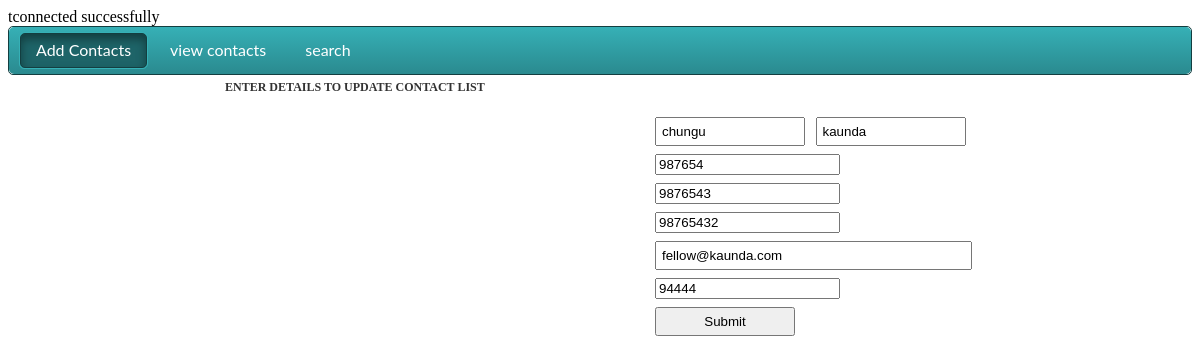
The app's page /update_form.php?id=52 (signed in) with its own data.
### tables this page shows
CREATE TABLE `new_record` (
  `id` int(50) NOT NULL,
  `fname` varchar(50) DEFAULT NULL,
  `lname` varchar(50) DEFAULT NULL,
  `phone1` varchar(50) DEFAULT NULL,
  `phone2` varchar(50) DEFAULT NULL,
  `phone3` varchar(50) DEFAULT NULL,
  `email` varchar(50) DEFAULT NULL,
  `whatsapp` varchar(50) DEFAULT NULL
);

### update_form.php (the view, shortened to what this page needs)
<?php
include("auth.php");
include("db_connect.php");
$errors = array();
$id = $_REQUEST['id'];
if (isset($_REQUEST['id'])) {
	$con = new mysqli('localhost', 'root', '', 'phone_book');
	$query = "select * from new_record where id = '$id'";
	$result = $con->query($query) or die("querry failed" . $con->error);
	while ($row = $result->fetch_assoc()) {
		$fname = $row['fname'];
		$lname = $row['lname'];
		$phone1 = $row['phone1'];
		$phone2 = $row['phone2'];
		$phone3 = $row['phone3'];
		$email = $row['email'];
		$whatsapp = $row['whatsapp'];
	}
}
?>
<html>
<head>
	<link type="text/css" rel="stylesheet" href="login/css/style.css">
</head>
<body>
	<div id='cssmenu'>
		<ul>
			<li class='active'><a href='index.php'><span>Add Contacts</span></a></li>
			<li><a href='table.php'><span>view contacts</span></a></li>
			<li><a href='search_form.php'><span>search</span></a></li>
			<li class='last'><a href='#'><span></span></a></li>
		</ul>
	</div>
	<div id="container">
		<div class="form">
			<h1>ENTER DETAILS TO UPDATE CONTACT LIST </h1>
			<form method="post" action="update_form.php">
				<table>
					<tr>
						<td colspan="2"><?php if (isset($successful)) {
														} ?></td>
					</tr>
					<tr>
						<td>
							<input type="text" name="fname" id="fname" placeholder="First Name" value="<?php if (isset($errors['fname'])) {
																																														echo $_POST['fname'];
																																													} else {
																																														echo $fname;
																																													} ?>">
						</td>
						<td>
							<input type="text" name="lname" id="lname" placeholder="Last Name" value="<?php if (isset($errors['lname'])) {
																																													echo $_POST['lname'];
																																												} else {
																																													echo $lname;
																																												}  ?>">
						</td>
					</tr>
					<tr>
						<td>
						</td>
						<td>
						</td>
					</tr>
					<tr">
						<td colspan="2"><input type="text" name="phone1" id="phone1" placeholder="Phone 1" value="<?php if (isset($errors['phone1'])) {
																																																				echo $_POST['phone1'];
																																																			} else {
																																																				echo $phone1;
																																																			} ?>"></td>
						<tr>
							<td colspan="2"><?php if (isset($errors['phone1'])) {
															} ?></td>
						</tr>
						<tr">
							<td colspan="2"><input type="text" name="phone2" id="phone1" placeholder="Phone 2" value="<?php if (isset($errors['phone2'])) {
																																																					echo $_POST['phone2'];
																																																				} else {
																																																					echo $phone2;
																																																				} ?>"></td>
							<tr>
								<td colspan="2"><?php if (isset($errors['phone2'])) {
																} ?></td>
							</tr>
							<tr">
								<td colspan="2"><input type="text" name="phone3" id="phone3" placeholder="Phone 3" value="<?php if (isset($errors['phone3'])) {
																																																						echo $_POST['phone3'];
																																																					} else {
																																																						echo $phone3;
																																																					} ?>"></td>
								<tr>
									<td colspan="2"><?php if (isset($errors['phone3'])) {
																	} ?></td>
								</tr>
								<tr">
									<td colspan="2"><input type="text" name="email" id="email" placeholder="E-mail Address" value="<?php if (isset($errors['email'])) {
																																																										echo $_POST['email'];
																																																									} else {
																																																										echo $email;
																																																									}  ?>"></td>
									<tr>
										<td colspan="2"><?php if (isset($errors['email'])) {
																		} ?></td>
									</tr>
									<tr">
										<td colspan="2"><input type="text" name="whatsapp" id="whatsapp" placeholder="whatsapp" value="<?php if (isset($errors['whatsapp'])) {
																																																											echo $_POST['whatsapp'];
																																																										} else {
																																																											echo $whatsapp;
																																																										}  ?>"></td>
										<tr>
											<td colspan="2"><?php if (isset($errors['whatsapp'])) {
																			} ?></td>
										</tr>
										<tr>
											<td><input type="submit" name="submit" id="submit" value="Submit"></td>
										</tr>
				</table>
			</form>
		</div>
		<div class="footer"></div>
	</div>
</body>
</html>

### login/css/style.css (style rules this page uses)
#container { width:760px; margin-left:auto; margin-right:auto; }
.form { overflow:hidden; padding:5px; }
.form table { margin-top:15px; float:right; }
#email, #pw, #cpw { width:317px; padding:5px; }
#fname, #lname { width:150px; padding:5px; }
#submit { width:140px; padding:5px; }
.footer { height:15px; }
h1 { font:Tahoma, Geneva, sans-serif; font-size:12px; color:#333; padding:0px; margin-top:0px; margin-bottom:0px; }
#cssmenu ul, #cssmenu li, #cssmenu a { list-style: none; margin: 0; padding: 0; border: 0; line-height: 1; font-family: 'Lato', sans-serif; }
#cssmenu { border: 1px solid #133e40; -webkit-border-radius: 5px; -moz-border-radius: 5px; -ms-border-radius: 5px; -o-border-radius: 5px; border-radius: 5px; width: auto; }
#cssmenu ul { zoom: 1; background: #36b0b6; background: -moz-linear-gradient(top, #36b0b6 0%, #2a8a8f 100%); background: -webkit-gradient(linear, left top, left bottom, color-stop(0%, #36b0b6), color-stop(100%, #2a8a8f)); background: -webkit-linear-gradient(top, #36b0b6 0%, #2a8a8f 100%); background: -o-linear-gradient(top, #36b0b6 0%, #2a8a8f 100%); background: -ms-linear-gradient(top, #36b0b6 0%, #2a8a8f 100%); background: linear-gradient(top, #36b0b6 0%, #2a8a8f 100%); filter: progid:DXImageTransform.Microsoft.gradient(startColorstr='@top-color', endColorstr='@bottom-color', GradientType=0); padding: 5px 10px; -webkit-border-radius: 5px; -moz-border-radius: 5px; -ms-border-radius: 5px; -o-border-radius: 5px; border-radius: 5px; }
#cssmenu ul:before { content: ''; display: block; }
#cssmenu ul:after { content: ''; display: table; clear: both; }
#cssmenu li { float: left; margin: 0 5px 0 0; border: 1px solid transparent; }
#cssmenu li a { -webkit-border-radius: 5px; -moz-border-radius: 5px; -ms-border-radius: 5px; -o-border-radius: 5px; border-radius: 5px; padding: 8px 15px 9px 15px; display: block; text-decoration: none; color: #ffffff; border: 1px solid transparent; font-size: 16px; }
#cssmenu li.active { -webkit-border-radius: 5px; -moz-border-radius: 5px; -ms-border-radius: 5px; -o-border-radius: 5px; border-radius: 5px; border: 1px solid #36b0b6; }
#cssmenu li.active a { -webkit-border-radius: 5px; -moz-border-radius: 5px; -ms-border-radius: 5px; -o-border-radius: 5px; border-radius: 5px; display: block; background: #1e6468; border: 1px solid #133e40; -moz-box-shadow: inset 0 5px 10px #133e40; -webkit-box-shadow: inset 0 5px 10px #133e40; box-shadow: inset 0 5px 10px #133e40; }

### records on screen
new_record: fname "chungu", lname "kaunda", phone1 "987654", phone2 "9876543", phone3 "98765432", email "fellow@kaunda.com", whatsapp "94444"
